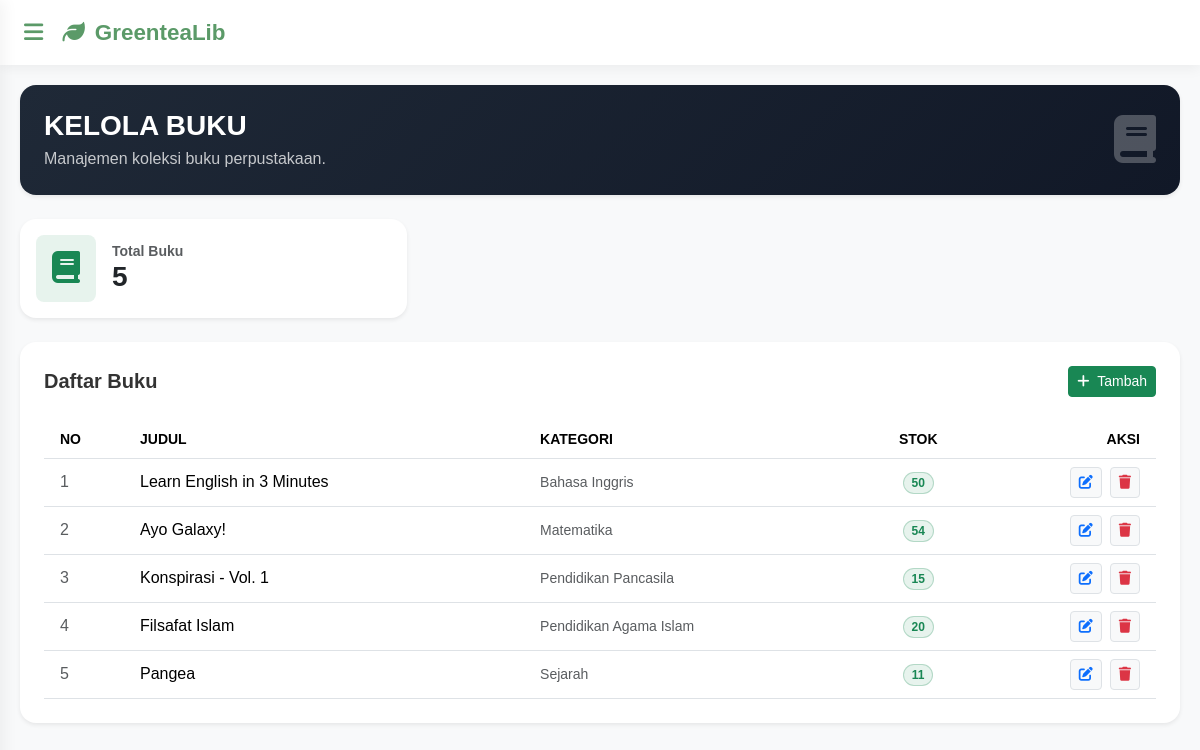
Page /Views/V_Buku.php (signed in) on the committed database.
### tables this page shows
CREATE TABLE `buku` (
  `id` int(11) NOT NULL,
  `judul` varchar(255) NOT NULL,
  `kategori` enum('Matematika','Bahasa Indonesia','Bahasa Inggris','Pendidikan Agama Islam','Bahasa Sunda','Sejarah','Pendidikan Pancasila','Wirausaha','Akutansi') DEFAULT NULL,
  `stok` int(11) DEFAULT 0
);

### Controllers/C_Buku.php (called while the page is built)
<?php
include_once '../Models/M_Buku.php';
$buku = new M_Buku();
try{
    if(!empty($_GET['aksi'])){
        if(!($_GET['aksi'] == 'hapus')){
            if($_GET['aksi'] == 'edit'){
                $id = $_GET['id'];
                $bukus = $buku->SHOW_BUKU_BY_ID($id);
                include_once '../Views/V_UpdateBuku.php';
            }else{
                $id = $_POST['id'];
                $judul = $_POST['judul'];
                $kategori = $_POST['kategori'];
                $stok = $_POST['stok'];
                if($_GET['aksi'] == 'tambah'){
                    $buku->ADD_BUKU($id, $judul, $kategori, $stok);
                }elseif($_GET['aksi'] == 'update'){
                    $buku->UPDATE_BUKU($id, $judul, $kategori, $stok);
                }
            }
        }else{
        	$id = $_GET['id'];
        	$buku->DELETE_BUKU($id);
        }
    }else{
        $totalBuku = $buku->COUNT_BUKU();
        $bukus = $buku->SHOW_BUKU();
    }
}catch(Exception $e){
    echo $e->getMessage();
}

### Models/M_Connect.php (called while the page is built, shortened)
<?php
class M_Connect
{
	private $host = "localhost",
	$username = "root",
	$pass = "",
	$db = "aqxua_lib";
	function __construct()
	{
		$this->connect = mysqli_connect($this->host, $this->username, $this->pass, $this->db);
		if ($this->connect)
		{
			return $this->connect;
		}else{
			echo mysqli_connect_error();
		}
	}
}

### Models/M_Buku.php (called while the page is built, shortened)
<?php
include_once 'M_Connect.php';
class M_Buku{
    public function SHOW_BUKU()
    {
        $conn = new M_Connect();
        $sql = 'SELECT * FROM buku';
        $post = mysqli_query($conn->connect, $sql);
        if($post->num_rows > 0){
            while ($data = mysqli_fetch_object($post)){
                $result[] = $data;
            }
            return $result;
        }
    }
    public function COUNT_BUKU()
    {
        $conn = new M_Connect();
        $sql = "SELECT COUNT(*) as total FROM buku";
        $post = mysqli_query($conn->connect, $sql);
        $data = mysqli_fetch_object($post);
        return $data;
    }
}

### Views/V_Buku.php (the view, shortened to what this page needs)
<?php
    include_once '../Controllers/C_Buku.php';
    include_once 'HEADER.php';
?>
    <div class="row mb-4">
        <div class="col-12">
            <div class="p-4 rounded-4 shadow-sm text-white d-flex align-items-center justify-content-between"
                style="background: linear-gradient(135deg, #1f2937, #111827);">
                <div>
                    <h3 class="fw-bold mb-1">KELOLA BUKU</h3>
                    <p class="mb-0 opacity-75">Manajemen koleksi buku perpustakaan.</p>
                </div>
                <div class="d-none d-md-block">
                    <i class="fas fa-book fa-3x opacity-25"></i>
                </div>
            </div>
        </div>
    </div>
	<div class="col-12 col-md-4">
        <div class="card border-0 shadow-sm rounded-4 p-3 card-hover transition-all">
            <div class="d-flex align-items-center gap-3">
                <div class="bg-success bg-opacity-10 p-3 rounded-3">
                    <i class="fas fa-book fa-2x text-success"></i>
                </div>
                <div>
                	<h6 class="text-muted mb-0 small uppercase fw-bold">Total Buku</h6>
                    <h3 class="fw-bold mb-0"><?= $totalBuku->total ?></h3>
				</div>
            </div>
        </div>
    </div> <br>
    <div class="bg-white rounded-4 shadow-sm p-4">
        <div class="d-flex justify-content-between align-items-center mb-4">
            <h5 class="fw-semibold mb-0">Daftar Buku</h5>
            <a href="V_AddBuku.php" class="btn btn-success btn-sm">
                <i class="fas fa-plus me-1"></i> Tambah
            </a>
        </div>
        <div class="table-responsive">
            <table class="table table-hover align-middle mb-0">
                <thead class="text-secondary small text-uppercase">
                    <tr>
                        <th scope="col" class="ps-3">No</th>
                        <th scope="col">Judul</th>
                        <th scope="col">Kategori</th>
                        <th scope="col" class="text-center">Stok</th>
                        <th scope="col" class="text-end pe-3">Aksi</th>
                    </tr>
                </thead>
                <tbody>
                    <?php
                        if(!empty($bukus)){
                            $no = 1;
                            foreach($bukus as $data){
                    ?>
                        <tr>
                            <td class="ps-3 text-muted">
                                <?= $no++ ?>
                            </td>
                            <td class="fw-medium">
                                <?= $data->judul ?>
                            </td>
                            <td>
                                <span class="text-muted small"><?= $data->kategori ?></span>
                            </td>
                            <td class="text-center">
                                <span class="badge rounded-pill bg-success bg-opacity-10 text-success border border-success border-opacity-25">
                                    <?= $data->stok ?>
                                </span>
                            </td>
                            <td class="text-end pe-3">
                                <div class="d-flex justify-content-end gap-2">
                                    <a href="../Controllers/C_Buku.php?aksi=edit&id=<?=$data->id ?>" class="btn btn-sm btn-light border text-primary" title="Update">
                                        <i class="fas fa-edit"></i>
                                    </a>
                                    <a href="../Controllers/C_Buku.php?aksi=hapus&id=<?=$data->id ?>" class="btn btn-sm btn-light border text-danger" onclick="return confirm('Hapus buku <?= $data->judul ?>?')" title="Delete">
                                        <i class="fas fa-trash"></i>
                                    </a>
                                </div>
                            </td>
                        </tr>
                    <?php }}else{
                        echo '<p class="text-center text-muted">Data tidak tersedia</p>';
                    }?>
                </tbody>
            </table>
        </div>
    </div>
<?php include_once 'FOOTER.php'; ?>

### Views/HEADER.php (style rules this page uses)
:root { --green-tea: #5B9A68; --green-tea-dark: #388E3C; --green-tea-soft: #F1F8E9; --text-dark: #333333; --white: #ffffff; }
body { margin: 0; font-family: 'Poppins', sans-serif; background: #f8f9fa; color: var(--text-dark); }

### rows in the picture
buku: judul "Learn English in 3 Minutes", kategori "Bahasa Inggris", stok "50"
buku: judul "Ayo Galaxy!", kategori "Matematika", stok "54"
buku: judul "Konspirasi - Vol. 1", kategori "Pendidikan Pancasila", stok "15"
buku: judul "Filsafat Islam", kategori "Pendidikan Agama Islam", stok "20"
buku: judul "Pangea", kategori "Sejarah", stok "11"

### other values in the picture
$totalBuku->total "5"
